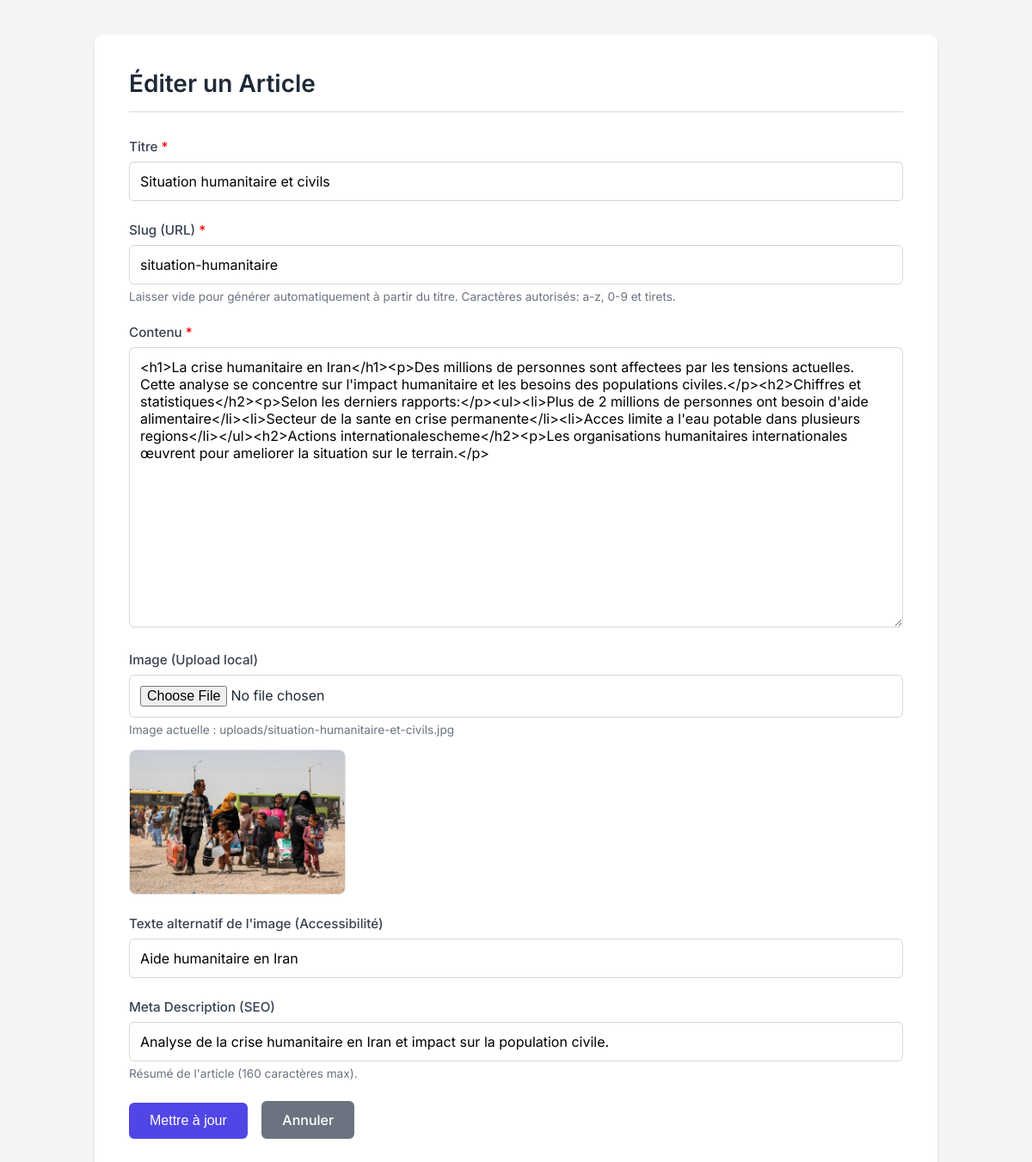
Screenshot of /backoffice/article-form.php?id=2 (signed in) with the database file from the repository.
### tables this page shows
CREATE TABLE articles (
    id INT AUTO_INCREMENT PRIMARY KEY,
    titre VARCHAR(255) NOT NULL,
    slug VARCHAR(255) NOT NULL UNIQUE,
    contenu TEXT NOT NULL,
    image_url VARCHAR(255),
    image_alt VARCHAR(150),
    meta_description VARCHAR(160),
    published_by INT,
    date_creation TIMESTAMP DEFAULT CURRENT_TIMESTAMP,
    date_modification TIMESTAMP DEFAULT CURRENT_TIMESTAMP ON UPDATE CURRENT_TIMESTAMP,
    FOREIGN KEY (published_by) REFERENCES utilisateurs(id) ON DELETE SET NULL,
    INDEX (slug),
    INDEX (date_creation),
    INDEX (published_by)
);

### backoffice/article-form.php (the view, shortened to what this page needs)
<?php
require_once '../includes/db.php';
$id = isset($_GET['id']) ? (int)$_GET['id'] : null;
$article = [
    'titre' => '',
    'slug' => '',
    'contenu' => '',
    'image_url' => '',
    'image_alt' => '',
    'meta_description' => ''
];
function resolveBackofficePreviewUrl(string $imageUrl): string
{
    $path = parse_url($imageUrl, PHP_URL_PATH) ?: $imageUrl;
    $path = str_replace('\\', '/', $path);
    if (preg_match('#(?:^|/)uploads/([^/]+)$#', $path, $matches)) {
        return '../uploads/' . $matches[1];
    }
    return '../' . ltrim($imageUrl, '/');
}
if ($id) {
    try {
        $stmt = $pdo->prepare("SELECT * FROM articles WHERE id = :id");
        $stmt->execute([':id' => $id]);
        $fetched = $stmt->fetch(PDO::FETCH_ASSOC);
        if ($fetched) {
            $article = $fetched;
        } else {
            $error = "Article introuvable.";
            $id = null;
        }
    } catch (PDOException $e) {
        $error = "Erreur SQL : " . $e->getMessage();
    }
}
?>
<!DOCTYPE html>
<html lang="fr">
<head>
</head>
<body>
<div class="container">
    <h1><?= $id ? 'Éditer' : 'Ajouter' ?> un Article</h1>
    <form method="POST" action="" enctype="multipart/form-data">
        <div class="form-group">
            <label for="titre">Titre <span style="color:red">*</span></label>
            <input type="text" id="titre" name="titre" value="<?= htmlspecialchars($article['titre']) ?>" required>
        </div>
        <div class="form-group">
            <label for="slug">Slug (URL) <span style="color:red">*</span></label>
            <input type="text" id="slug" name="slug" value="<?= htmlspecialchars($article['slug']) ?>" required>
            <div class="info">Laisser vide pour générer automatiquement à partir du titre. Caractères autorisés: a-z, 0-9 et tirets.</div>
        </div>
        <div class="form-group">
            <label for="contenu">Contenu <span style="color:red">*</span></label>
            <textarea id="contenu" name="contenu" rows="15" style="width:100%"><?= htmlspecialchars($article['contenu']) ?></textarea>
        </div>
        <div class="form-group">
            <label for="image_file">Image (Upload local)</label>
            <input type="file" id="image_file" name="image_file" accept=".jpg,.jpeg,.png,.webp">
            <?php if (!empty($article['image_url'])): ?>
                <div class="info">Image actuelle : <?= htmlspecialchars($article['image_url']) ?></div>
                <img src="<?= htmlspecialchars(resolveBackofficePreviewUrl((string) $article['image_url'])) ?>" alt="Aperçu">
            <?php endif; ?>
        </div>
        <div class="form-group">
            <label for="image_alt">Texte alternatif de l'image (Accessibilité)</label>
            <input type="text" id="image_alt" name="image_alt" value="<?= htmlspecialchars($article['image_alt']) ?>">
        </div>
        <div class="form-group">
            <label for="meta_description">Meta Description (SEO)</label>
            <input type="text" id="meta_description" name="meta_description" value="<?= htmlspecialchars($article['meta_description']) ?>" maxlength="160">
            <div class="info">Résumé de l'article (160 caractères max).</div>
        </div>
        <div>
            <button type="submit" class="btn-submit"><?= $id ? 'Mettre à jour' : 'Enregistrer' ?></button>
            <a href="articles.php" class="btn-cancel">Annuler</a>
        </div>
    </form>
</div>
</body>
</html>

### backoffice/article-form.php (style rules this page uses)
:root { --primary: #4f46e5; --primary-hover: #4338ca; --success: #10b981; --success-hover: #059669; --secondary: #6b7280; --secondary-hover: #4b5563; --bg-color: #f3f4f6; --card-bg: #ffffff; --text-main: #1f2937; --text-muted: #6b7280; --border-color: #d1d5db; }
body { font-family: 'Inter', sans-serif; background-color: var(--bg-color); color: var(--text-main); margin: 0; padding: 40px 20px; -webkit-font-smoothing: antialiased; }
.container { background: var(--card-bg); padding: 40px; border-radius: 12px; box-shadow: 0 4px 6px -1px rgba(0, 0, 0, 0.1), 0 2px 4px -1px rgba(0, 0, 0, 0.06); max-width: 900px; margin: 0 auto; }
h1 { margin-top: 0; margin-bottom: 30px; font-size: 1.75rem; color: var(--text-main); font-weight: 600; border-bottom: 2px solid #e5e7eb; padding-bottom: 15px; }
.form-group { margin-bottom: 24px; }
.form-group label { display: block; font-weight: 500; margin-bottom: 8px; color: #374151; font-size: 0.95rem; }
.form-group input[type="text"], .form-group input[type="file"], .form-group textarea { width: 100%; padding: 12px; border: 1px solid var(--border-color); border-radius: 6px; box-sizing: border-box; font-family: 'Inter', sans-serif; font-size: 1rem; transition: border-color 0.2s; }
.form-group img { max-width: 250px; margin-top: 15px; display: block; border-radius: 8px; border: 1px solid #e5e7eb; }
.btn-submit { background-color: var(--primary); color: white; border: none; padding: 12px 24px; text-decoration: none; border-radius: 6px; cursor: pointer; font-size: 1rem; font-weight: 500; transition: background-color 0.2s; }
.btn-cancel { background-color: var(--secondary); color: white; padding: 12px 24px; text-decoration: none; border-radius: 6px; display: inline-block; margin-left: 12px; font-size: 1rem; font-weight: 500; transition: background-color 0.2s; }
.info { font-size: 0.85rem; color: var(--text-muted); margin-top: 6px; }

### rows the page displays
articles: titre "Situation humanitaire et civils", slug "situation-humanitaire", contenu "<h1>La crise humanitaire en Iran</h1><p>Des millions de personnes sont affectees par les tensions actuelles. Cette analyse se concentre sur l'impact humanitaire et les besoins des populations civiles.</p><h2>Chiffres et statistiques</h2><p>Selon les derniers rapports:</p><ul><li>Plus de 2 millions de personnes ont besoin d'aide alimentaire</li><li>Secteur de la sante en crise permanente</li><li>Acces limite a l'eau potable dans plusieurs regions</li></ul><h2>Actions internationalescheme</h2><p>Les organisations humanitaires internationales œuvrent pour ameliorer la situation sur le terrain.</p>", image_url "uploads/situation-humanitaire-et-civils.jpg", image_url (picture), image_alt "Aide humanitaire en Iran", meta_description "Analyse de la crise humanitaire en Iran et impact sur la population civile."
